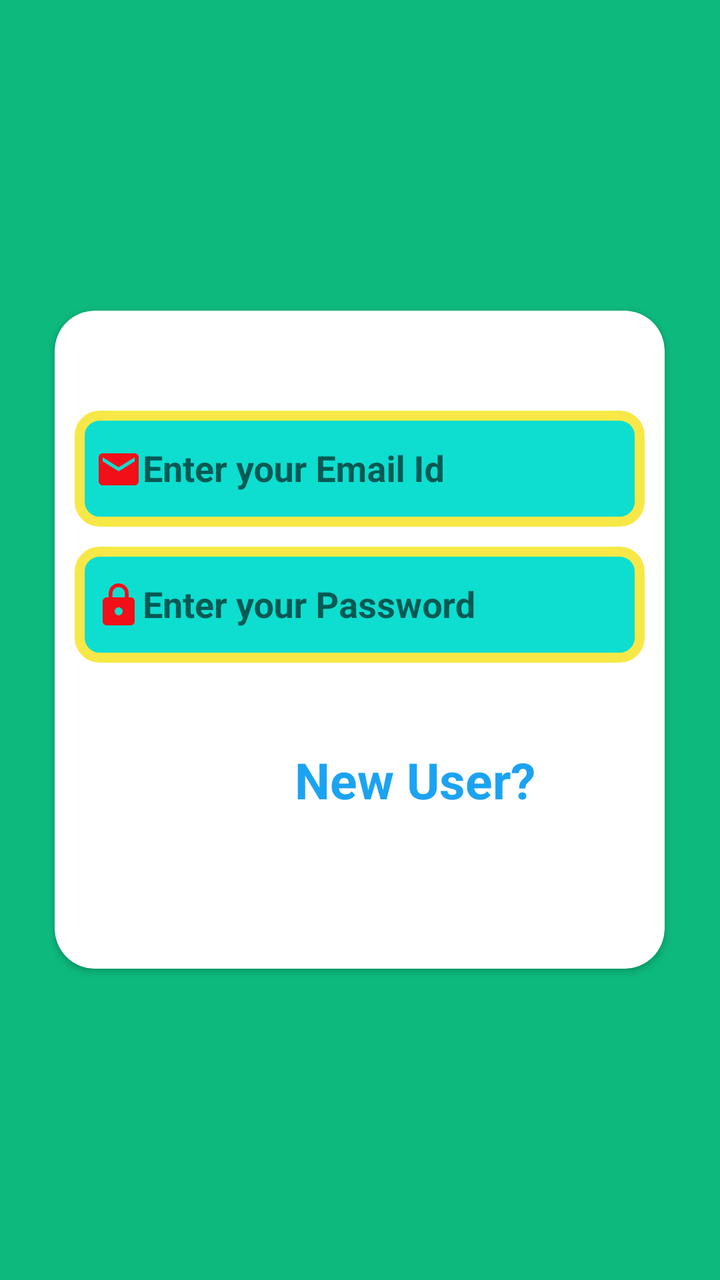
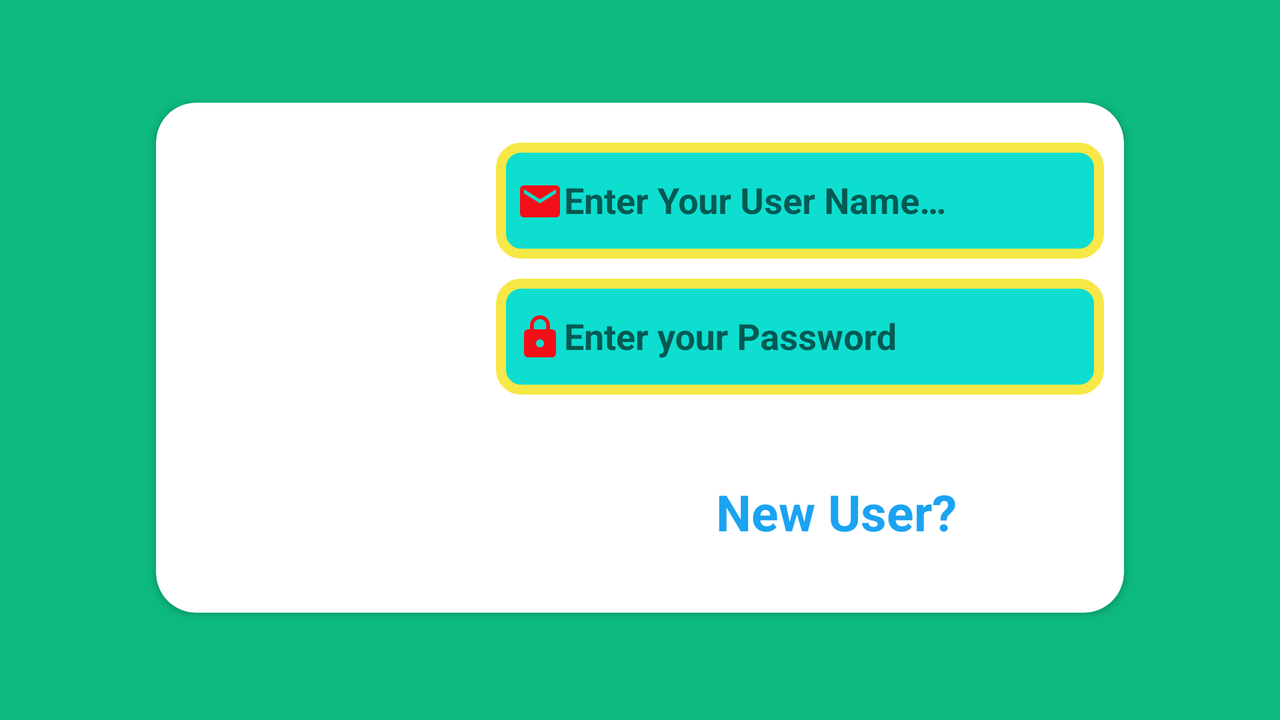

Compare how this app lays out the same screen by default and in its alternative resource folder. The renders come first, then the two layout files and the values they reference.
<!-- AndroidManifest.xml: application theme AppTheme -->
<!-- res/layout/activity_login.xml -->
<?xml version="1.0" encoding="utf-8"?>
<RelativeLayout xmlns:android="http://schemas.android.com/apk/res/android"
    xmlns:app="http://schemas.android.com/apk/res-auto"
    android:layout_width="match_parent"
    android:layout_height="match_parent"
    android:background="#0db97d"
    android:orientation="vertical"
    android:scrollbarAlwaysDrawVerticalTrack="true">

    <android.support.v7.widget.CardView
        android:layout_width="305dp"
        android:layout_height="329dp"
        android:layout_centerInParent="true"
        android:layout_marginBottom="25dp"
        android:layout_marginEnd="25dp"
        android:layout_marginLeft="25dp"
        android:layout_marginRight="25dp"
        android:layout_marginStart="25dp"
        android:layout_marginTop="25dp"
        android:background="#f7e847"
        android:elevation="@dimen/elevation_4dp"
        android:orientation="vertical"
        android:padding="20dp"
        app:cardCornerRadius="20dp">

        <LinearLayout
            android:layout_width="match_parent"
            android:layout_height="250dp"
            android:layout_alignParentBottom="true"
            android:layout_centerHorizontal="true"
            android:layout_marginLeft="@dimen/dimens_20dp"
            android:layout_marginRight="@dimen/dimens_20dp"
            android:layout_marginTop="@dimen/marginTop_30dp"
            android:orientation="vertical">

            <android.support.design.widget.TextInputLayout
                android:layout_width="match_parent"
                android:layout_height="wrap_content"
                android:layout_marginTop="20dp"
                android:background="@drawable/shape"
                android:orientation="horizontal">

                <android.support.design.widget.TextInputEditText
                    android:id="@+id/editEmail"
                    android:layout_width="match_parent"
                    android:layout_height="37dp"
                    android:layout_marginBottom="@dimen/m10dp"
                    android:layout_marginLeft="10dp"
                    android:layout_marginRight="10dp"
                    android:layout_marginTop="10dp"
                    android:background="@drawable/shape_edittext"
                    android:drawableStart="@drawable/ic_email_black_24dp"
                    android:hint="@string/enter_your_email_id_login"
                    android:inputType="textEmailAddress"
                    android:textStyle="bold" />

            </android.support.design.widget.TextInputLayout>

            <android.support.design.widget.TextInputLayout
                android:layout_width="match_parent"
                android:layout_height="wrap_content"
                android:layout_marginBottom="8dp"
                android:layout_marginTop="10dp"
                android:background="@drawable/shape">

                <android.support.design.widget.TextInputEditText
                    android:id="@+id/editText_adminPassword"
                    android:layout_width="match_parent"
                    android:layout_height="37dp"
                    android:layout_marginBottom="10dp"
                    android:layout_marginLeft="10dp"
                    android:layout_marginRight="10dp"
                    android:layout_marginTop="10dp"
                    android:background="@drawable/shape_edittext"
                    android:drawableStart="@drawable/ic_lock_black_24dp"
                    android:hint="@string/enter_your_password"
                    android:inputType="numberPassword"
                    android:textStyle="bold" />
            </android.support.design.widget.TextInputLayout>

            <LinearLayout
                android:layout_width="match_parent"
                android:layout_height="81dp"
                android:layout_margin="10dp"
                android:weightSum="5">

                <Button
                    android:id="@+id/mentor_login"
                    android:layout_width="60dp"
                    android:layout_height="60dp"
                    android:layout_gravity="center"
                    android:layout_marginBottom="10dp"
                    android:layout_marginStart="@dimen/dimes_20dp"
                    android:layout_marginTop="10dp"
                    android:background="@drawable/tick_icon"
                    android:onClick="login"
                    android:padding="12dp"
                    android:textColor="#FFF" />

                <TextView
                    android:id="@+id/newUser"
                    android:layout_width="match_parent"
                    android:layout_height="wrap_content"
                    android:layout_gravity="center"
                    android:layout_marginStart="@dimen/dimens_30dp"
                    android:onClick="register"
                    android:text="@string/new_user"
                    android:textColor="#1ba3f2"
                    android:textSize="25sp"
                    android:textStyle="bold" />
            </LinearLayout>

        </LinearLayout>
    </android.support.v7.widget.CardView>

    <ImageView
        android:id="@+id/user_profile_photo"
        android:layout_width="109dp"
        android:layout_height="113dp"
        android:layout_alignParentTop="true"
        android:layout_centerHorizontal="true"
        android:layout_marginTop="24dp"
        android:elevation="4dp"
        android:src="@drawable/boy"
        android:contentDescription="@string/image_todo" />
</RelativeLayout>
<!-- resources referenced by this layout -->
<resources>
  <dimen name="dimens_20dp">10dp</dimen>
  <dimen name="dimens_30dp">30dp</dimen>
  <dimen name="dimes_20dp">10dp</dimen>
  <dimen name="elevation_4dp">4dp</dimen>
  <dimen name="m10dp">10dp</dimen>
  <dimen name="marginTop_30dp">30dp</dimen>
  <!-- drawable ic_email_black_24dp (drawable) -->
  <vector android:height="24dp" android:tint="#F30F18"
      android:viewportHeight="24.0" android:viewportWidth="24.0"
      android:width="24dp" xmlns:android="http://schemas.android.com/apk/res/android">
      <path android:fillColor="#FF000000" android:pathData="M20,4L4,4c-1.1,0 -1.99,0.9 -1.99,2L2,18c0,1.1 0.9,2 2,2h16c1.1,0 2,-0.9 2,-2L22,6c0,-1.1 -0.9,-2 -2,-2zM20,8l-8,5 -8,-5L4,6l8,5 8,-5v2z"/>
  </vector>
  <!-- drawable ic_lock_black_24dp (drawable) -->
  <vector android:height="24dp" android:tint="#F30F18"
      android:viewportHeight="24.0" android:viewportWidth="24.0"
      android:width="24dp" xmlns:android="http://schemas.android.com/apk/res/android">
      <path android:fillColor="#FF000000" android:pathData="M18,8h-1L17,6c0,-2.76 -2.24,-5 -5,-5S7,3.24 7,6v2L6,8c-1.1,0 -2,0.9 -2,2v10c0,1.1 0.9,2 2,2h12c1.1,0 2,-0.9 2,-2L20,10c0,-1.1 -0.9,-2 -2,-2zM12,17c-1.1,0 -2,-0.9 -2,-2s0.9,-2 2,-2 2,0.9 2,2 -0.9,2 -2,2zM15.1,8L8.9,8L8.9,6c0,-1.71 1.39,-3.1 3.1,-3.1 1.71,0 3.1,1.39 3.1,3.1v2z"/>
  </vector>
  <!-- drawable shape (drawable) -->
  <?xml version="1.0" encoding="utf-8"?>
  <shape xmlns:android="http://schemas.android.com/apk/res/android"
      android:shape="rectangle">
  
      <solid
          android:color="#0dded0"/>
      <corners
          android:radius="10dp"/>
      <stroke
          android:color="#f7e847"
          android:width="5dp"/>
  
  </shape>
  <!-- drawable shape_edittext (drawable) -->
  <?xml version="1.0" encoding="utf-8"?>
  <shape xmlns:android="http://schemas.android.com/apk/res/android"
      android:shape="rectangle">
  
      <solid
          android:color="#0dded0"/>
      <corners
          android:radius="10dp"/>
  
  </shape>
  <string name="enter_your_email_id_login">Enter your Email Id</string>
  <string name="enter_your_password">Enter your Password </string>
  <string name="image_todo">Image_TODO</string>
  <string name="new_user">New User?</string>
  <style name="AppTheme" parent="Theme.AppCompat.Light.DarkActionBar">
          
          <item name="colorPrimary">@color/colorPrimary</item>
          <item name="colorPrimaryDark">@color/colorPrimaryDark</item>
          <item name="colorAccent">@color/colorAccent</item>
      </style>
  <color name="colorPrimary">#3F51B5</color>
  <color name="colorPrimaryDark">#303F9F</color>
  <color name="colorAccent">#FF4081</color>
</resources>
<!-- res/layout-land/activity_login.xml (the repository's variant of the layout above) -->
<!-- drawn on the phone turned sideways -->
<?xml version="1.0" encoding="utf-8"?>
<android.support.constraint.ConstraintLayout
    xmlns:android="http://schemas.android.com/apk/res/android"
    xmlns:tools="http://schemas.android.com/tools"
    android:layout_width="match_parent"
    android:layout_height="match_parent"
    xmlns:app="http://schemas.android.com/apk/res-auto"
    android:background="#0db97d"
    android:orientation="vertical"
    android:scrollbarAlwaysDrawVerticalTrack="true">

    <android.support.v7.widget.CardView
        android:id="@+id/cardView"
        android:layout_width="484dp"
        android:layout_height="wrap_content"
        android:layout_centerInParent="true"
        android:layout_marginBottom="8dp"
        android:layout_marginEnd="8dp"
        android:layout_marginStart="8dp"
        android:layout_marginTop="8dp"
        android:background="#f7e847"
        android:elevation="4dp"
        android:orientation="vertical"
        android:padding="20dp"
        app:cardCornerRadius="20dp"
        app:layout_constraintBottom_toBottomOf="parent"
        app:layout_constraintEnd_toEndOf="parent"
        app:layout_constraintStart_toStartOf="parent"
        app:layout_constraintTop_toTopOf="parent"
        app:layout_constraintVertical_bias="0.487">

        <LinearLayout
            android:layout_width="match_parent"
            android:layout_height="wrap_content"
            android:layout_alignParentBottom="true"
            android:layout_centerHorizontal="true"
            android:layout_marginLeft="@dimen/dimens_20dp"
            android:layout_marginRight="@dimen/dimens_20dp"
            android:layout_marginStart="170dp"
            android:orientation="vertical">

            <android.support.design.widget.TextInputLayout
                android:layout_width="match_parent"
                android:layout_height="wrap_content"
                android:layout_marginEnd="10dp"
                android:layout_marginTop="20dp"
                android:background="@drawable/shape"
                android:orientation="horizontal">

                <android.support.design.widget.TextInputEditText
                    android:id="@+id/editText_username"
                    android:layout_width="match_parent"
                    android:layout_height="37dp"
                    android:layout_marginBottom="10dp"
                    android:layout_marginLeft="10dp"
                    android:layout_marginRight="10dp"
                    android:layout_marginTop="10dp"
                    android:background="@drawable/shape_edittext"
                    android:drawableStart="@drawable/ic_email_black_24dp"
                    android:hint="@string/enter_your_email_id"
                    android:inputType="text"
                    android:textStyle="bold" />

            </android.support.design.widget.TextInputLayout>

            <android.support.design.widget.TextInputLayout
                android:layout_width="match_parent"
                android:layout_height="wrap_content"
                android:layout_marginBottom="8dp"
                android:layout_marginEnd="10dp"
                android:layout_marginTop="10dp"
                android:background="@drawable/shape">

                <android.support.design.widget.TextInputEditText
                    android:id="@+id/editText_adminPassword"
                    android:layout_width="match_parent"
                    android:layout_height="37dp"
                    android:layout_marginBottom="10dp"
                    android:layout_marginLeft="10dp"
                    android:layout_marginRight="10dp"
                    android:layout_marginTop="10dp"
                    android:background="@drawable/shape_edittext"
                    android:drawableStart="@drawable/ic_lock_black_24dp"
                    android:hint="@string/enter_your_password"
                    android:inputType="textPassword"
                    android:textStyle="bold" />
            </android.support.design.widget.TextInputLayout>

            <LinearLayout
                android:layout_width="match_parent"
                android:layout_height="81dp"
                android:layout_margin="10dp"
                android:weightSum="5">

                <Button
                    android:id="@+id/mentor_login"
                    android:layout_width="60dp"
                    android:layout_height="60dp"
                    android:layout_gravity="center"
                    android:layout_marginBottom="10dp"
                    android:layout_marginStart="@dimen/dimes_20dp"
                    android:layout_marginTop="10dp"
                    android:background="@drawable/tick_icon"
                    android:onClick="login"
                    android:padding="12dp"
                    android:textColor="#FFF" />

                <TextView
                    android:id="@+id/newUser"
                    android:layout_width="wrap_content"
                    android:layout_height="wrap_content"
                    android:layout_gravity="center"
                    android:layout_marginStart="@dimen/dimens_30dp"
                    android:onClick="register"
                    android:text="@string/new_user"
                    android:textColor="#1ba3f2"
                    android:textSize="25sp"
                    android:textStyle="bold" />
            </LinearLayout>

        </LinearLayout>

    </android.support.v7.widget.CardView>

    <ImageView
        android:id="@+id/user_profile_photo"
        android:layout_width="138dp"
        android:layout_height="168dp"
        android:layout_alignParentStart="true"
        android:layout_alignParentTop="true"
        android:layout_marginBottom="8dp"
        android:layout_marginEnd="8dp"
        android:layout_marginStart="50dp"
        android:layout_marginTop="8dp"
        android:elevation="4dp"
        android:onClick="pickImage"
        android:src="@drawable/boy"
        app:layout_constraintBottom_toBottomOf="@+id/cardView"
        app:layout_constraintEnd_toEndOf="parent"
        app:layout_constraintHorizontal_bias="0.072"
        app:layout_constraintStart_toStartOf="parent"
        app:layout_constraintTop_toTopOf="@+id/cardView" />

</android.support.constraint.ConstraintLayout>
<!-- resources referenced by the variant -->
<!-- as the phone turned sideways resolves them -->
<resources>
  <dimen name="dimens_20dp">10dp</dimen>
  <dimen name="dimens_30dp">30dp</dimen>
  <dimen name="dimes_20dp">10dp</dimen>
  <!-- drawable ic_email_black_24dp (drawable) -->
  <vector android:height="24dp" android:tint="#F30F18"
      android:viewportHeight="24.0" android:viewportWidth="24.0"
      android:width="24dp" xmlns:android="http://schemas.android.com/apk/res/android">
      <path android:fillColor="#FF000000" android:pathData="M20,4L4,4c-1.1,0 -1.99,0.9 -1.99,2L2,18c0,1.1 0.9,2 2,2h16c1.1,0 2,-0.9 2,-2L22,6c0,-1.1 -0.9,-2 -2,-2zM20,8l-8,5 -8,-5L4,6l8,5 8,-5v2z"/>
  </vector>
  <!-- drawable ic_lock_black_24dp (drawable) -->
  <vector android:height="24dp" android:tint="#F30F18"
      android:viewportHeight="24.0" android:viewportWidth="24.0"
      android:width="24dp" xmlns:android="http://schemas.android.com/apk/res/android">
      <path android:fillColor="#FF000000" android:pathData="M18,8h-1L17,6c0,-2.76 -2.24,-5 -5,-5S7,3.24 7,6v2L6,8c-1.1,0 -2,0.9 -2,2v10c0,1.1 0.9,2 2,2h12c1.1,0 2,-0.9 2,-2L20,10c0,-1.1 -0.9,-2 -2,-2zM12,17c-1.1,0 -2,-0.9 -2,-2s0.9,-2 2,-2 2,0.9 2,2 -0.9,2 -2,2zM15.1,8L8.9,8L8.9,6c0,-1.71 1.39,-3.1 3.1,-3.1 1.71,0 3.1,1.39 3.1,3.1v2z"/>
  </vector>
  <!-- drawable shape (drawable) -->
  <?xml version="1.0" encoding="utf-8"?>
  <shape xmlns:android="http://schemas.android.com/apk/res/android"
      android:shape="rectangle">
  
      <solid
          android:color="#0dded0"/>
      <corners
          android:radius="10dp"/>
      <stroke
          android:color="#f7e847"
          android:width="5dp"/>
  
  </shape>
  <!-- drawable shape_edittext (drawable) -->
  <?xml version="1.0" encoding="utf-8"?>
  <shape xmlns:android="http://schemas.android.com/apk/res/android"
      android:shape="rectangle">
  
      <solid
          android:color="#0dded0"/>
      <corners
          android:radius="10dp"/>
  
  </shape>
  <string name="enter_your_email_id">Enter Your User Name\nEmail Id and Password </string>
  <string name="enter_your_password">Enter your Password </string>
  <string name="new_user">New User?</string>
  <style name="AppTheme" parent="Theme.AppCompat.Light.DarkActionBar">
          
          <item name="colorPrimary">@color/colorPrimary</item>
          <item name="colorPrimaryDark">@color/colorPrimaryDark</item>
          <item name="colorAccent">@color/colorAccent</item>
      </style>
  <color name="colorPrimary">#3F51B5</color>
  <color name="colorPrimaryDark">#303F9F</color>
  <color name="colorAccent">#FF4081</color>
</resources>
